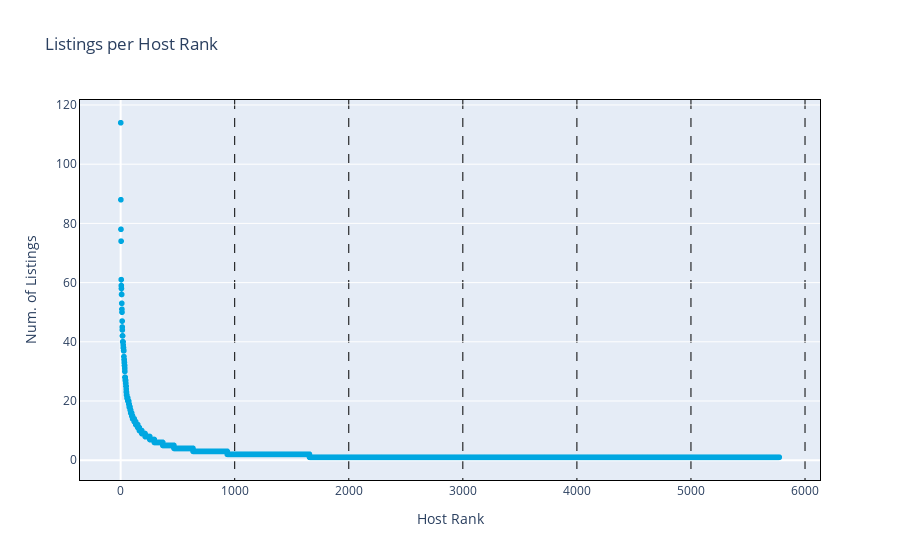

Notebook cell for this chart:
### Markdown cell above
Our function is ready. Let's plot our table in a `linear` way.

### Code cell
plot_listings_distribution(host_listings_df)

### Figure 1 — Plotly figure (JSON) as saved in the notebook; plotly's stock layout.template omitted (floating-point values rounded to 4 significant figures; data arrays with more than 128 entries replaced by an {"elided": "..."} marker saying what was removed)
{"data": [{"hovertemplate": "Rank: %{x}<br>Listings: %{y}", "legendgroup": "", "marker": {"color": "#00a7e1", "symbol": "circle"}, "mode": "markers", "name": "", "showlegend": false, "type": "scattergl", "x": {"elided": "5774 int values"}, "xaxis": "x", "y": {"elided": "5774 int values"}, "yaxis": "y"}], "layout": {"legend": {"tracegroupgap": 0}, "title": {"text": "Listings per Host Rank"}, "xaxis": {"anchor": "y", "domain": [0, 1], "gridcolor": "black", "griddash": "dash", "linecolor": "black", "mirror": true, "tickcolor": "black", "ticklabelmode": "period", "ticklen": 10, "title": {"text": "Host Rank"}, "type": "linear"}, "yaxis": {"anchor": "x", "domain": [0, 1], "gridcolor": "white", "linecolor": "black", "mirror": true, "tickcolor": "white", "title": {"text": "Num. of Listings"}}}}
